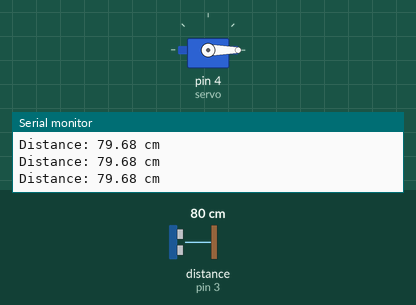
The sketch below on a simulated Arduino Uno, built with avr-gcc and run on an emulated ATmega328P. On the bench: servo, the last lines printed to the serial monitor. Wiring (inferred from the names in the program): ultrasonic range finder: trigger pin 2; echo pin 3. The test bench sets the inputs (shaded band); at power-on: distance to the obstacle (sensor on pin 3) 80 cm. The echo pulse lasts 58.3 µs per cm.

Above: at 2.2 s.
2.3 s: distance to the obstacle (sensor on pin 3) set to 56 cm
5.3 s: distance to the obstacle (sensor on pin 3) set to 48 cm
At 5.9 s:
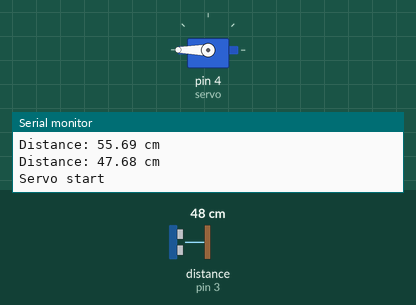
8.3 s: distance to the obstacle (sensor on pin 3) set to 120 cm
At 9.6 s:
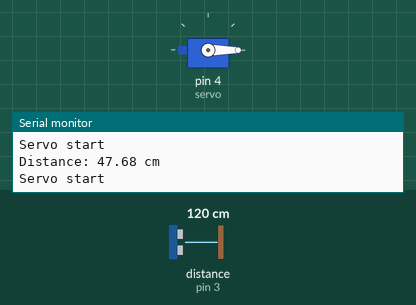
10.1 s: distance to the obstacle (sensor on pin 3) set to 2 cm
At 11.9 s:
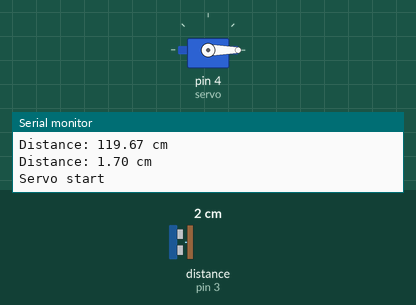
Timing chart, 0 to 14.1 s (numbered marks = the images above; inputs shaded):
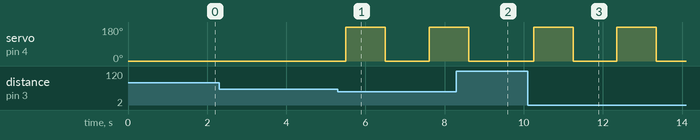

The sketch:

unit2-07.ino
```cpp
/*
  Created by Cristiano S
  Created in April 2023

  Uses a distance sensor to control whenever a servo moves
*/

#include <Servo.h>

int trigPin = 2;
int echoPin = 3;
float duration, distance;
Servo servo;

void setup()
{
  pinMode(trigPin, OUTPUT); // Set trigPin as an output
  pinMode(echoPin, INPUT);  // Set echoPin as an input
  Serial.begin(9600);       // Begin the serial monitor at 9600
  servo.attach(4);          // Attach servo signal to pin 4
  servo.write(0);           // Set servo to 0 degrees
  delay(1000);              // Wait for 1000 millisecond(s)
}

void loop()
{
  digitalWrite(trigPin, LOW);  // Send a low signal to the trig pin
  delayMicroseconds(2);
  digitalWrite(trigPin, HIGH); // Send a high signal to the trig pin
  delayMicroseconds(10);
  digitalWrite(trigPin, LOW);

  duration = pulseIn(echoPin, HIGH); // Receive the signal
  distance = (duration*.0343) / 2;   // Calculate distance
  // Print to the serial monitor
  Serial.print("Distance: ");
  Serial.print(distance);
  Serial.println(" cm");
  delay(100);
  // Move the servo if distance is less than 50 cm
  if (distance < 50) {
    Serial.println("Servo start");
    servo.write(180);
    delay(1000);
    servo.write(0);
    delay(1000);
  }
}
```

Measured:
- the behaviour switches between 51 and 50 cm on distance to the obstacle (sensor on pin 3) (found by bisection; images 0 and 1)
- after the input at 5.3 s, servo on pin 4 (servo): 0° → 180° after 0.20 s, → 0° 1.0 s later, → 180° 1.1 s later
- after the input at 8.3 s, servo on pin 4 (servo): goes on until 8.6 s, then stays 0°
- after the input at 10.1 s, servo on pin 4 (servo): alternates 180° for 1.0 s and 0° for 1.1 s, starting after 0.15 s
